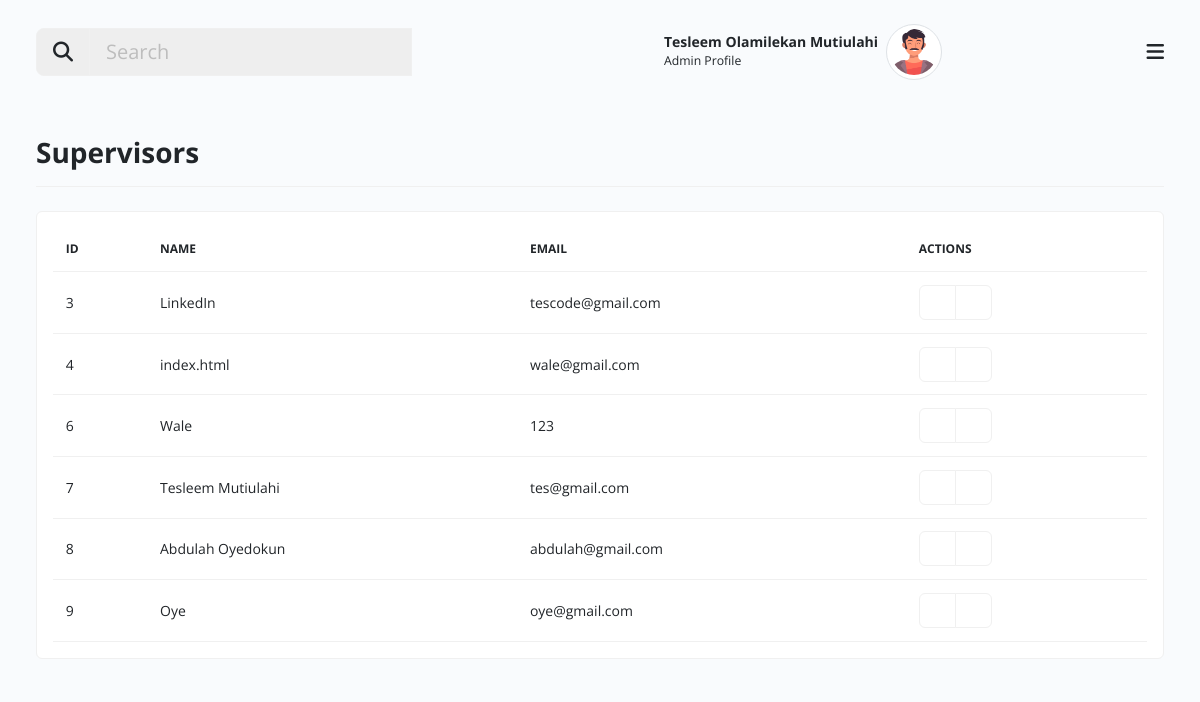
/supervisor.php (signed in), run on the app's committed database.
### tables this page shows
CREATE TABLE `users` (
  `id` int(11) NOT NULL,
  `name` varchar(200) NOT NULL,
  `email` varchar(200) NOT NULL,
  `password` varchar(250) NOT NULL,
  `role_id` varchar(20) NOT NULL COMMENT '1=admin, 2=supervisor, 3=>farmers',
  `created_at` timestamp NOT NULL DEFAULT current_timestamp()
);

### includes/config.php (called while the page is built, shortened)
<?php
include 'includes/database.php';
$student_id = $_SESSION['auth_id'];
$sql = "SELECT * FROM users WHERE id = '$student_id'";
$result = mysqli_query($dbconnect, $sql);
while ($user = mysqli_fetch_array($result)) {
    $name = $user['name'];
}
$sql_supervisor = "SELECT * FROM users WHERE role_id = '2'";
$resultSupervisor = mysqli_query($dbconnect, $sql_supervisor);
$supervisor = mysqli_num_rows($resultSupervisor);

### supervisor.php (the view, shortened to what this page needs)
<?php
include "includes/config.php";
?>
<!doctype html>
<html class="no-js" lang="en" dir="ltr">
<head>
    <link rel="stylesheet" href="assets/css/my-task.style.min.css">
</head>
<body>
    <div id="mytask-layout" class="theme-indigo">
        <div class="main px-lg-4 px-md-4">
            <?php include "layout/header.php"; ?>
            <div class="body d-flex py-lg-3 py-md-2">
                <div class="container-xxl">
                    <div class="row align-items-center">
                        <div class="border-0 mb-4">
                            <div class="card-header p-0 no-bg bg-transparent d-flex align-items-center px-0 justify-content-between border-bottom flex-wrap">
                                <h3 class="fw-bold py-3 mb-0">Supervisors</h3>
                            </div>
                        </div>
                    </div>
                    <div class="row clearfix g-3">
                        <div class="col-sm-12">
                            <div class="card mb-3">
                                <div class="card-body">
                                    <table id="myProjectTable" class="table table-hover align-middle mb-0" style="width:100%">
                                        <thead>
                                            <tr>
                                                <th>Id</th>
                                                <th>Name</th>
                                                <th>Email</th>
                                                <th>Actions</th>
                                            </tr>
                                        </thead>
                                        <tbody>
                                            <?php
                                            if (isset($supervisor) and $supervisor > 0) {
                                                while ($FarmersRow = mysqli_fetch_array($resultSupervisor)) {
                                                    $id = $FarmersRow['id'];
                                                    $name = $FarmersRow['name'];
                                                    $email = $FarmersRow['email'];
                                            ?>
                                                    <tr>
                                                        <td><?php echo $id; ?></td>
                                                        <td><?php echo $name; ?></td>
                                                        <td><?php echo $email; ?></td>
                                                        <td>
                                                            <div class="btn-group" role="group" aria-label="Basic outlined example">
                                                                <button type="button" class="btn btn-outline-secondary" data-bs-toggle="modal" data-bs-target="#editproject<?php echo $id; ?>"><i class="icofont-edit text-success"></i></button>
                                                                <button type="button" class="btn btn-outline-secondary deleterow"><i class="icofont-ui-delete text-danger"></i></button>
                                                            </div>
                                                        </td>
                                                    </tr>
                                            <?php
                                                }
                                            } ?>
                                        </tbody>
                                    </table>
                                </div>
                            </div>
                        </div>
                    </div>
                </div>
            </div>
        </div>
    </div>
</body>
</html>

### layout/header.php (shortened to what this page needs)
<div class="header">
            <nav class="navbar py-4">
                <div class="container-xxl">
                    <div class="h-right d-flex align-items-center mr-5 mr-lg-0 order-1">
                        <div class="dropdown notifications zindex-popover">
                            <a class="nav-link dropdown-toggle pulse" href="#" role="button" data-bs-toggle="dropdown">
                                <i class="icofont-alarm fs-5"></i>
                            </a>
                        </div>
                        <div class="dropdown user-profile ml-2 ml-sm-3 d-flex align-items-center zindex-popover">
                            <div class="u-info me-2">
                                <p class="mb-0 text-end line-height-sm "><span class="font-weight-bold"><?php echo $name; ?></span></p>
                                <small>Admin Profile</small>
                            </div>
                            <a class="nav-link dropdown-toggle pulse p-0" href="#" role="button" data-bs-toggle="dropdown" data-bs-display="static">
                                <img class="avatar lg rounded-circle img-thumbnail" src="assets/images/profile_av.png" alt="profile">
                            </a>
                        </div>
                    </div>
                    <button class="navbar-toggler p-0 border-0 menu-toggle order-3" type="button" data-bs-toggle="collapse" data-bs-target="#mainHeader">
                        <span class="fa fa-bars"></span>
                    </button>
                    <div class="order-0 col-lg-4 col-md-4 col-sm-12 col-12 mb-3 mb-md-0 ">
                        <div class="input-group flex-nowrap input-group-lg">
                            <button type="button" class="input-group-text" id="addon-wrapping"><i class="fa fa-search"></i></button>
                            <input type="search" class="form-control" placeholder="Search" aria-label="search" aria-describedby="addon-wrapping">
                        </div>
                    </div>
                </div>
            </nav>
        </div>

### data on the page
users: name "Tesleem Olamilekan Mutiulahi"
users: id "3", name "LinkedIn", email "tescode@gmail.com"
users: id "4", name "index.html", email "wale@gmail.com"
users: id "6", name "Wale", email "123"
users: id "7", name "Tesleem Mutiulahi", email "tes@gmail.com"
users: id "8", name "Abdulah Oyedokun", email "abdulah@gmail.com"
users: id "9", name "Oye", email "oye@gmail.com"
